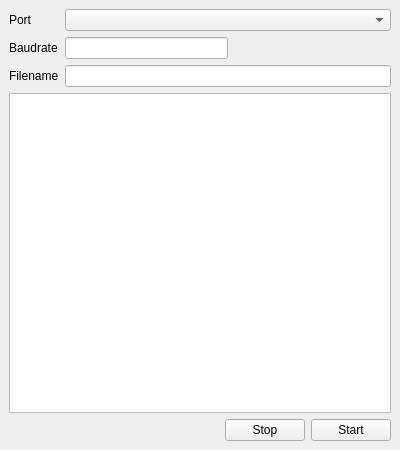
<?xml version="1.0" encoding="UTF-8"?>
<ui version="4.0">
 <class>MainWindow</class>
 <widget class="QMainWindow" name="MainWindow">
  <property name="geometry">
   <rect>
    <x>0</x>
    <y>0</y>
    <width>400</width>
    <height>450</height>
   </rect>
  </property>
  <property name="minimumSize">
   <size>
    <width>400</width>
    <height>450</height>
   </size>
  </property>
  <property name="maximumSize">
   <size>
    <width>400</width>
    <height>450</height>
   </size>
  </property>
  <property name="windowTitle">
   <string>Test Acquisition</string>
  </property>
  <widget class="QWidget" name="centralwidget">
   <layout class="QVBoxLayout" name="verticalLayout">
    <item>
     <layout class="QFormLayout" name="formLayout">
      <item row="0" column="0">
       <widget class="QLabel" name="label">
        <property name="text">
         <string>Port</string>
        </property>
       </widget>
      </item>
      <item row="0" column="1">
       <widget class="QComboBox" name="cmbPort"/>
      </item>
      <item row="1" column="0">
       <widget class="QLabel" name="label_2">
        <property name="text">
         <string>Baudrate</string>
        </property>
       </widget>
      </item>
      <item row="1" column="1">
       <layout class="QHBoxLayout" name="horizontalLayout_2">
        <item>
         <widget class="QLineEdit" name="txtBaudrate"/>
        </item>
        <item>
         <spacer name="horizontalSpacer_2">
          <property name="orientation">
           <enum>Qt::Orientation::Horizontal</enum>
          </property>
          <property name="sizeHint" stdset="0">
           <size>
            <width>88</width>
            <height>20</height>
           </size>
          </property>
         </spacer>
        </item>
       </layout>
      </item>
      <item row="2" column="0">
       <widget class="QLabel" name="label_3">
        <property name="text">
         <string>Filename</string>
        </property>
       </widget>
      </item>
      <item row="2" column="1">
       <widget class="QLineEdit" name="txtFilename"/>
      </item>
     </layout>
    </item>
    <item>
     <widget class="QPlainTextEdit" name="txtData"/>
    </item>
    <item>
     <layout class="QHBoxLayout" name="horizontalLayout">
      <item>
       <spacer name="horizontalSpacer">
        <property name="orientation">
         <enum>Qt::Orientation::Horizontal</enum>
        </property>
        <property name="sizeHint" stdset="0">
         <size>
          <width>168</width>
          <height>20</height>
         </size>
        </property>
       </spacer>
      </item>
      <item>
       <widget class="QPushButton" name="btnStop">
        <property name="text">
         <string>Stop</string>
        </property>
       </widget>
      </item>
      <item>
       <widget class="QPushButton" name="btnStart">
        <property name="text">
         <string>Start</string>
        </property>
       </widget>
      </item>
     </layout>
    </item>
   </layout>
  </widget>
 </widget>
 <resources/>
 <connections/>
</ui>
